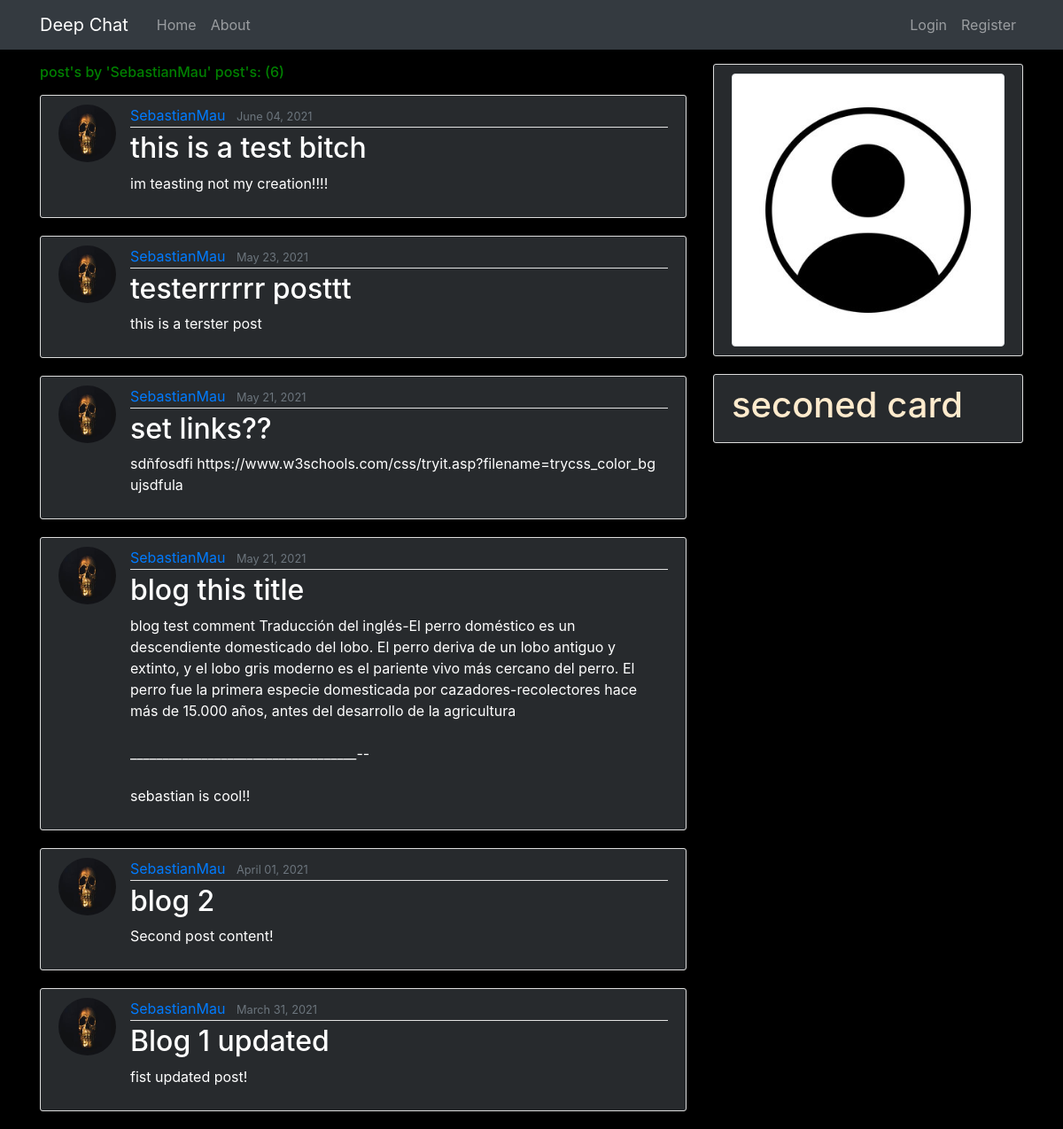
The app's page /user/SebastianMau/, older data.
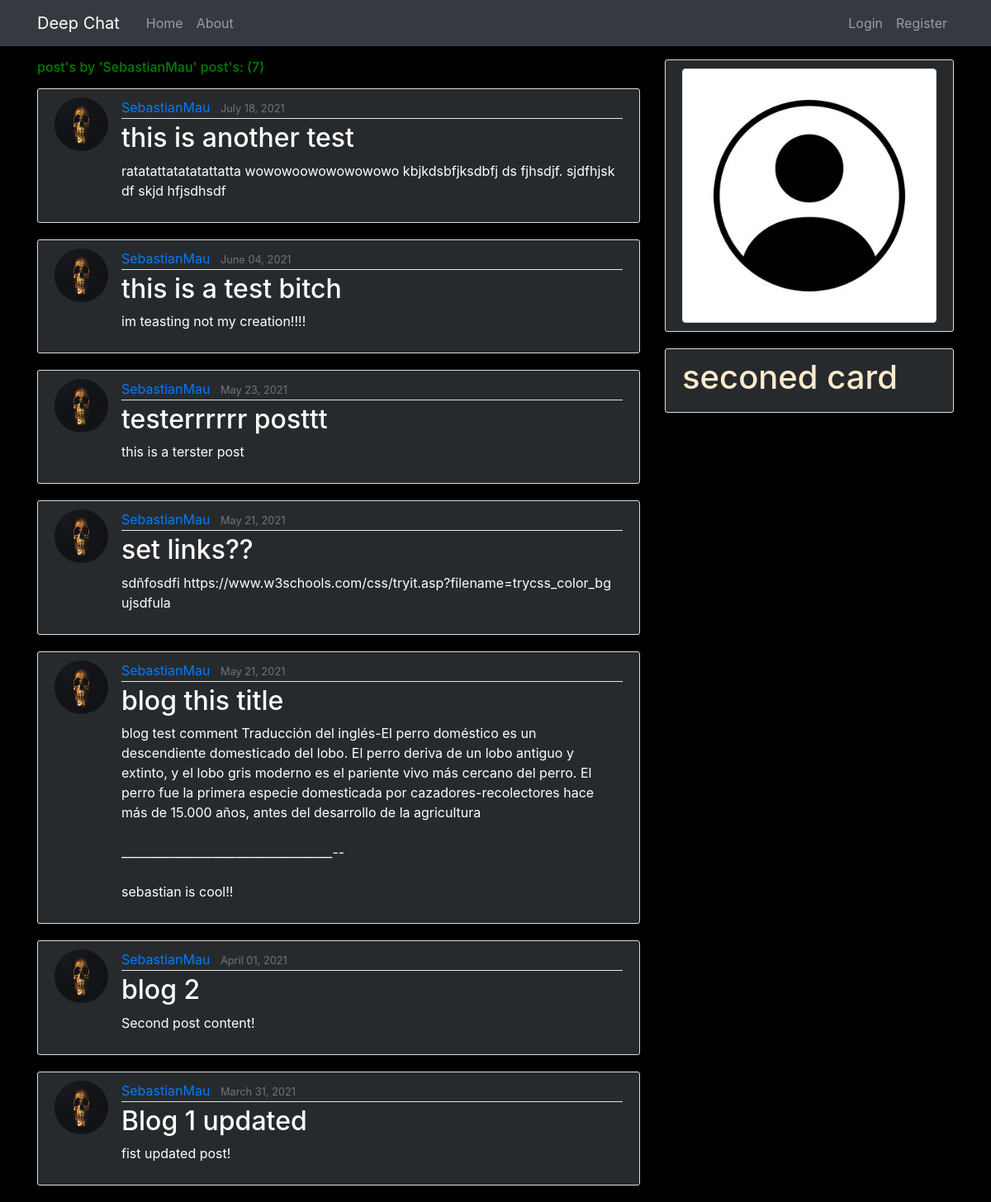
The same page, newer data.
### blog/models.py (models this page shows, shortened)
class Post(models.Model):
    id = models.AutoField(primary_key=True)
    title = models.CharField(max_length=100)
    content = models.TextField()
    date_posted = models.DateTimeField(default=timezone.now) #current date time every update (auto_now=True) - current date time when created but never update (auto_now_add=True)
    author = models.ForeignKey(User, on_delete=models.CASCADE) #if user is deleted post deleted to (User, on_delete=models.CASCADE)

### users/models.py (models this page shows, shortened)
class Profile(models.Model):
    id = models.AutoField(primary_key=True)
    user = models.OneToOneField(User, on_delete=models.CASCADE) #"CASCADE" if user deleted delete profile
    image = models.ImageField(default='default.jpg', upload_to='profile_pics', blank=True)#directory the img get uploaded to

### blog/views.py (the view)
# urls.py: path('user/<username>/', UserPostListView.as_view(), name='user-posts'),
class UserPostListView(ListView):
    model = Post
    template_name = 'blog/user_posts.html' # <app>/<model>_<viewtype>.html
    context_object_name = 'posts'
    paginate_by = 9
    def get_queryset(self):
        user = get_object_or_404(User, username=self.kwargs.get('username'))
        return Post.objects.filter(author=user).order_by('-date_posted')

### blog/templates/blog/user_posts.html (shortened to what this page needs)
{% extends "blog/base.html" %}
{% block content %}
<h6 style="color: green;" class="mb-3">post's by '{{ view.kwargs.username }}' post's: ({{ page_obj.paginator.count }})</h6>
    {% for post in posts %}
        <article style="background-color: #272a2d  ;" class="media content-section">
            <img class="rounded-circle article-img" src="{{ post.author.profile.image.url }}" alt="">
            <div class="media-body">
            <div class="article-metadata">
                <a class="mr-2" href="{% url 'user-posts' post.author.username %}">{{ post.author }}</a>
                <small class="text-muted">{{ post.date_posted|date:"F d, Y" }}</small>
            </div>
            <h2><a style="color: white;" class="article-title" href="{% url 'post-detail' post.id %}">{{ post.title }}</a></h2>
            <p style="color: white;" class="article-content">{{ post.content }}</p>
            </div>
        </article>
    {% endfor %}
{% endblock content %}

Row changes from the older to the newer data that the page shows:
added Post: author.profile.image (picture), author "SebastianMau", date_posted "July 18, 2021", title "this is another test", content "ratatattatatatattatta wowowoowowowowowo kbjkdsbfjksdbfj ds fjhsdjf. sjdfhjsk df skjd hfjsdhsdf"
Text that changed along with them:
{{ page_obj.paginator.count }}: "6" → "7"
